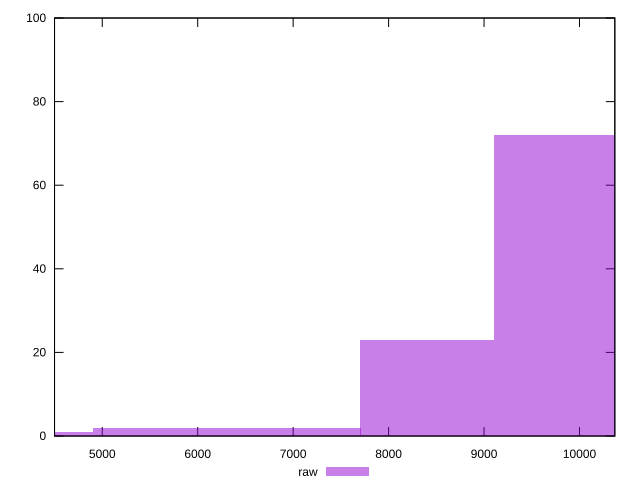

Write gnuplot code to recreate this figure.
reset

$raw <<EOF
9807.04298432513 72
8406.036843707254 23
4203.018421853627 1
7005.030703089378 2
5604.024562471503 2
EOF

set key outside below
set boxwidth 1401.0061406178756
set xrange [4500:10370]
set yrange [0:100]
set trange [0:100]
set style fill transparent solid 0.5 noborder
set terminal svg size 640, 490 enhanced background rgb 'white'
set output "reprap/uses-text-compression/samples/pages+cached+noexternal+nomedia+nocss+nojs/raw/histogram.svg"

plot $raw title "raw" with boxes

reset
